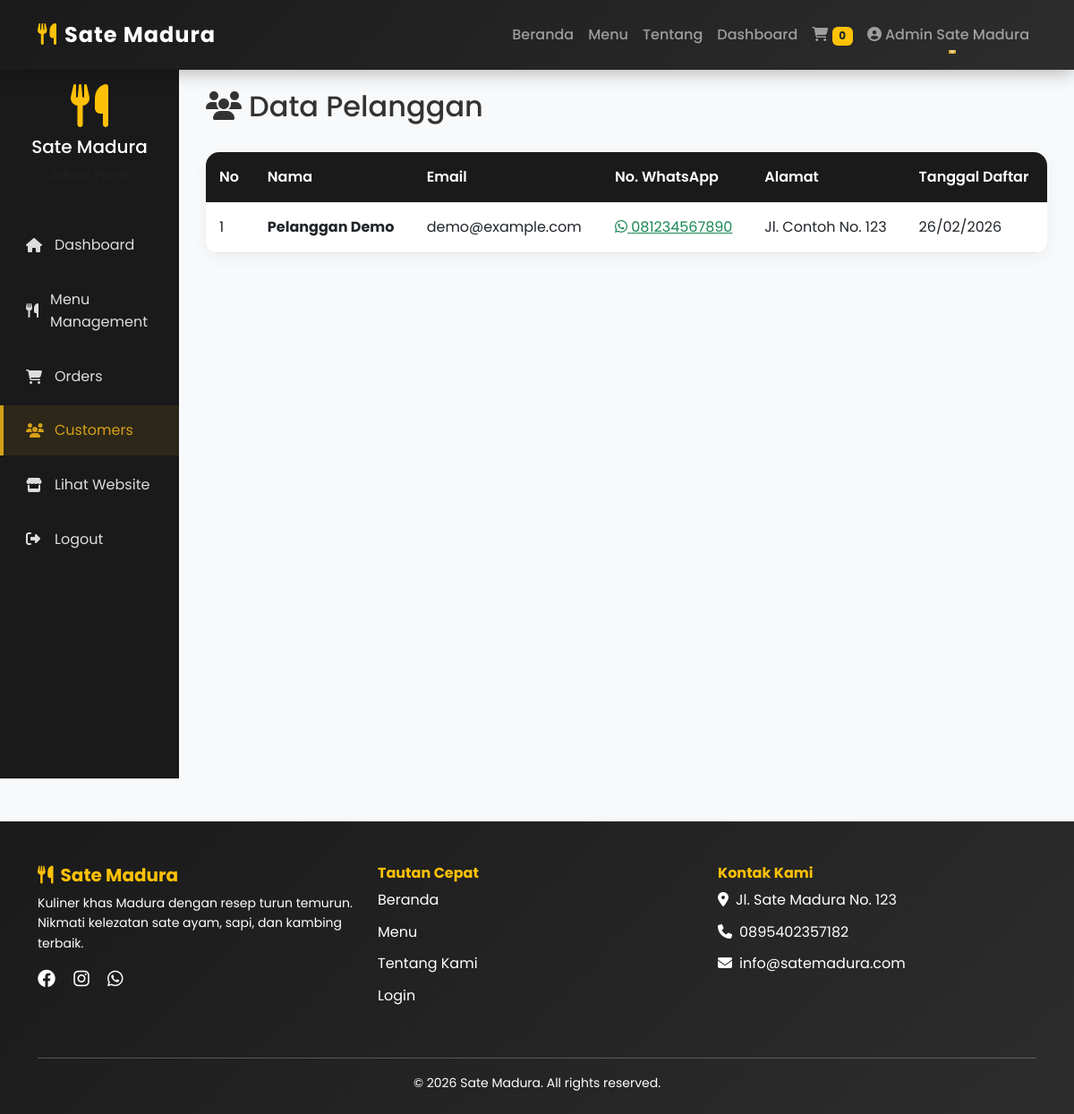
/customers.php (signed in), run on the app's committed database.
### tables this page shows
CREATE TABLE IF NOT EXISTS users (
    id INT AUTO_INCREMENT PRIMARY KEY,
    name VARCHAR(100) NOT NULL,
    email VARCHAR(100) UNIQUE NOT NULL,
    phone VARCHAR(20) NOT NULL,
    password VARCHAR(255) NOT NULL,
    address TEXT,
    role ENUM('customer', 'admin') DEFAULT 'customer',
    created_at TIMESTAMP DEFAULT CURRENT_TIMESTAMP,
    reset_token VARCHAR(255) DEFAULT NULL,
    reset_token_expire DATETIME DEFAULT NULL
);

### customers.php (the view, shortened to what this page needs)
<?php
$conn = getConnection();
$customers = [];
$result = $conn->query("SELECT * FROM users WHERE role = 'customer' ORDER BY created_at DESC");
if ($result && $result->num_rows > 0) {
    while ($row = $result->fetch_assoc()) {
        $customers[] = $row;
    }
}
?>
<?php include 'header.php'; ?>
<div class="container-fluid">
    <div class="row">
        <div class="col-md-3 col-lg-2 dashboard-sidebar p-0">
            <div class="text-center py-4">
                <i class="fas fa-utensils fa-3x text-warning"></i>
                <h5 class="text-white mt-2">Sate Madura</h5>
                <p class="text-muted small">Admin Panel</p>
            </div>
            <ul class="sidebar-menu">
                <li>
                    <a href="dashboard.php">
                        <i class="fas fa-home"></i>Dashboard
                    </a>
                </li>
                <li>
                    <a href="menu_management.php">
                        <i class="fas fa-utensils"></i>Menu Management
                    </a>
                </li>
                <li>
                    <a href="orders.php">
                        <i class="fas fa-shopping-cart"></i>Orders
                    </a>
                </li>
                <li>
                    <a href="customers.php" class="active">
                        <i class="fas fa-users"></i>Customers
                    </a>
                </li>
                <li>
                    <a href="index.php">
                        <i class="fas fa-store"></i>Lihat Website
                    </a>
                </li>
                <li>
                    <a href="logout.php">
                        <i class="fas fa-sign-out-alt"></i>Logout
                    </a>
                </li>
            </ul>
        </div>
        <div class="col-md-9 col-lg-10 dashboard-content">
            <div class="d-flex justify-content-between align-items-center mb-4">
                <h2><i class="fas fa-users me-2"></i>Data Pelanggan</h2>
            </div>
            <div class="table-card">
                <div class="table-responsive">
                    <table class="table table-hover">
                        <thead>
                            <tr>
                                <th>No</th>
                                <th>Nama</th>
                                <th>Email</th>
                                <th>No. WhatsApp</th>
                                <th>Alamat</th>
                                <th>Tanggal Daftar</th>
                            </tr>
                        </thead>
                        <tbody>
                            <?php if (count($customers) > 0): ?>
                                <?php foreach ($customers as $index => $customer): ?>
                                    <tr>
                                        <td><?php echo $index + 1; ?></td>
                                        <td><strong><?php echo htmlspecialchars($customer['name']); ?></strong></td>
                                        <td><?php echo htmlspecialchars($customer['email']); ?></td>
                                        <td>
                                            <?php
                                            $wa_phone = preg_replace('/^0/', '62', $customer['phone']);
                                            $wa_phone = preg_replace('/[^0-9]/', '', $wa_phone);
                                            ?>
                                            <a href="https://wa.me/<?php echo $wa_phone; ?>" target="_blank" class="text-success">
                                                <i class="fab fa-whatsapp"></i> <?php echo htmlspecialchars($customer['phone']); ?>
                                            </a>
                                        </td>
                                        <td><?php echo htmlspecialchars($customer['address']); ?></td>
                                        <td><?php echo date('d/m/Y', strtotime($customer['created_at'])); ?></td>
                                    </tr>
                                <?php endforeach; ?>
                            <?php else: ?>
                                <tr>
                                    <td colspan="6" class="text-center py-4">Belum ada pelanggan</td>
                                </tr>
                            <?php endif; ?>
                        </tbody>
                    </table>
                </div>
            </div>
        </div>
    </div>
</div>
<?php include 'footer.php'; ?>

### style.css (style rules this page uses)
:root { --primary-color: #d4a017; --secondary-color: #1a1a1a; --accent-color: #ff6b35; --dark-bg: #121212; --light-bg: #f8f9fa; --text-muted: #6c757d; }
* { margin: 0; padding: 0; box-sizing: border-box; }
body { font-family: 'Poppins', sans-serif; background-color: var(--light-bg); color: #333; line-height: 1.6; }
.dashboard-sidebar { background: var(--secondary-color); min-height: 100vh; padding: 30px 0; }
.sidebar-menu { list-style: none; padding: 0; margin: 0; }
.sidebar-menu li { margin-bottom: 5px; }
.sidebar-menu a { display: flex; align-items: center; padding: 15px 25px; color: #ddd; text-decoration: none; transition: all 0.3s ease; border-left: 4px solid transparent; }
.sidebar-menu a:hover, .sidebar-menu a.active { background: rgba(212, 160, 23, 0.1); color: var(--primary-color); border-left-color: var(--primary-color); }
.sidebar-menu i { margin-right: 12px; width: 20px; }
.dashboard-content { padding: 30px; background: var(--light-bg); min-height: 100vh; }
.table-card { background: #fff; border-radius: 15px; overflow: hidden; box-shadow: 0 5px 20px rgba(0,0,0,0.05); }
.table { margin-bottom: 0; }
.table thead th { background: var(--secondary-color); color: #fff; padding: 15px; font-weight: 600; border: none; }
.table tbody tr { transition: all 0.3s ease; }
.table tbody td { padding: 15px; vertical-align: middle; }

### data on the page
users: name "Pelanggan Demo", email "demo@example.com", phone "081234567890", address "Jl. Contoh No. 123", created_at "26/02/2026"

### other printed values
$_SESSION['name'] "Admin Sate Madura"
